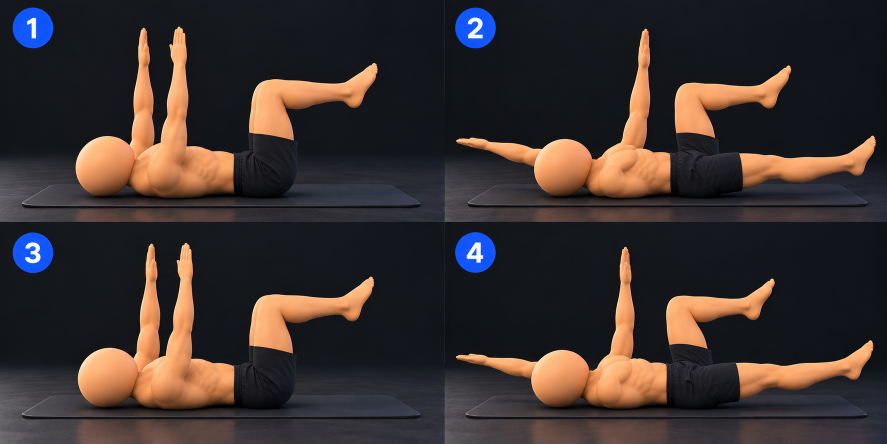
#> input picture assets/exercises/Dead Bug.png, 1774 x 887 px (shown at 1/2 size); its folder holds 4 pictures in this run
$ python shrink_exercise_images.py
#> lines starting #> are read from the running program, lines starting #| are printed output that depends on the picture
#!/usr/bin/env python3
"""
Exercise Image Optimization Script for Vyayama
1. Backs up original PNGs to git-ignored assets/exercises_originals/
2. Converts PNGs to WebP (quality 80, max width 1080px)
3. Updates references in exercises.json, exercise.dart, tests, and CSV
"""

import os
import shutil
import json
import re
from PIL import Image

def main():
    repo_root = os.path.abspath(os.path.join(os.path.dirname(__file__), '..'))
    exercises_dir = os.path.join(repo_root, 'assets', 'exercises')
    backup_dir = os.path.join(repo_root, 'assets', 'exercises_originals')

    os.makedirs(backup_dir, exist_ok=True)

    png_files = [f for f in sorted(os.listdir(exercises_dir)) if f.lower().endswith('.png')]
    print(f"Found {len(png_files)} PNG files to optimize in {exercises_dir}")

    total_orig_bytes = 0
    total_webp_bytes = 0
    conversion_log = []

    for fname in png_files:
        png_path = os.path.join(exercises_dir, fname)
        backup_path = os.path.join(backup_dir, fname)

        # 1. Back up original if not already backed up
        if not os.path.exists(backup_path):
            shutil.copy2(png_path, backup_path)

        orig_size = os.path.getsize(png_path)
        total_orig_bytes += orig_size

        # 2. Convert to WebP
        base_name = os.path.splitext(fname)[0]
        webp_path = os.path.join(exercises_dir, f"{base_name}.webp")

        with Image.open(png_path) as img:
#> img is the input picture: PIL image 1774x887 RGB; mean R, G, B 59.1, 49.2, 47
            orig_w, orig_h = img.size
#> orig_w = 1774; orig_h = 887
            target_img = img

            if orig_w > 1080:
                scale = 1080.0 / orig_w
#> scale = 0.609
                new_h = int(round(orig_h * scale))
#> new_h = 540
                target_img = img.resize((1080, new_h), Image.Resampling.LANCZOS)
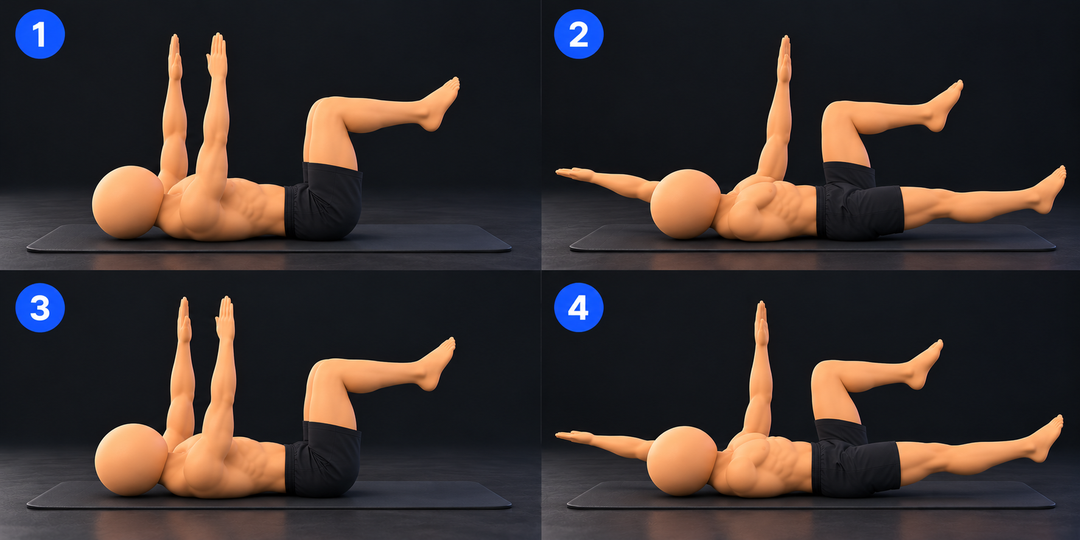
#> target_img: PIL image 1080x540 RGB; mean R, G, B 59, 49.2, 47

            # Preserve transparency if RGBA/LA or palette with transparency
            target_img.save(webp_path, 'WEBP', quality=80, method=6)

        webp_size = os.path.getsize(webp_path)
        total_webp_bytes += webp_size
        savings_pct = (1.0 - (webp_size / orig_size)) * 100.0

        conversion_log.append({
            'file': fname,
            'orig_size': orig_size,
            'webp_size': webp_size,
            'savings_pct': savings_pct,
        })

        # Remove the PNG from assets/exercises now that it is converted & backed up
        os.remove(png_path)
#> pass 2 of the loop in main, `for fname in png_files:`:
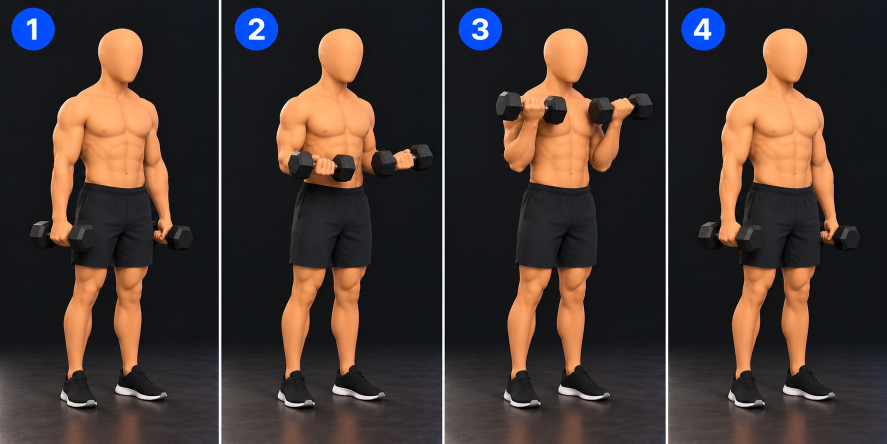
#> input picture assets/exercises/Dumbbell Biceps Curl.png, 1774 x 887 px (shown at 1/2 size)
#> in main, img is the input picture: PIL image 1774x887 RGB; mean R, G, B 66.1, 53.1, 48.1
#> in main, `target_img = img.resize((1080, new_h), Image.Resampling.LANCZOS)`:
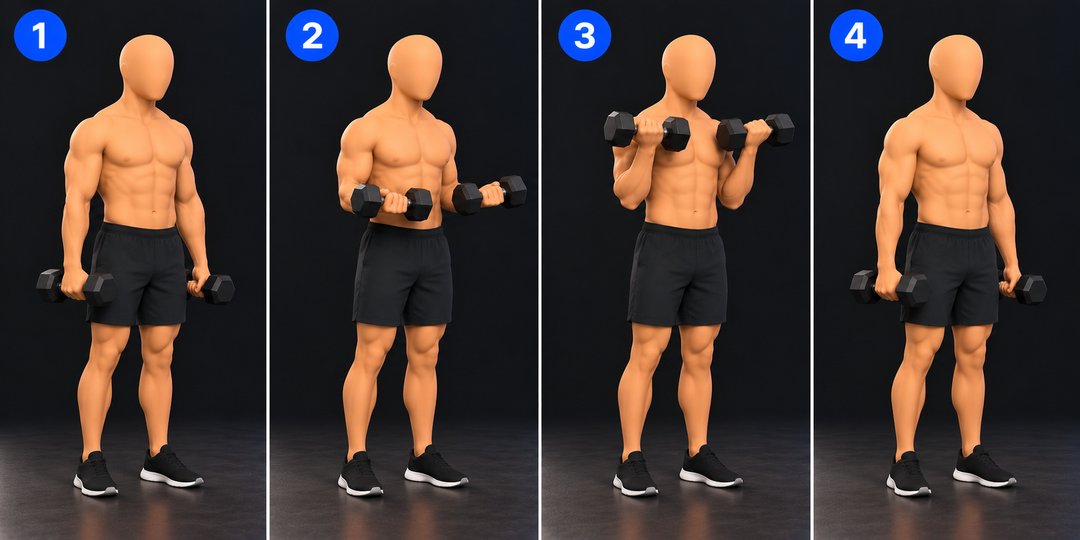
#> target_img: PIL image 1080x540 RGB; mean R, G, B 66.1, 53.1, 48.1
#> pass 3 of the loop in main, `for fname in png_files:`:
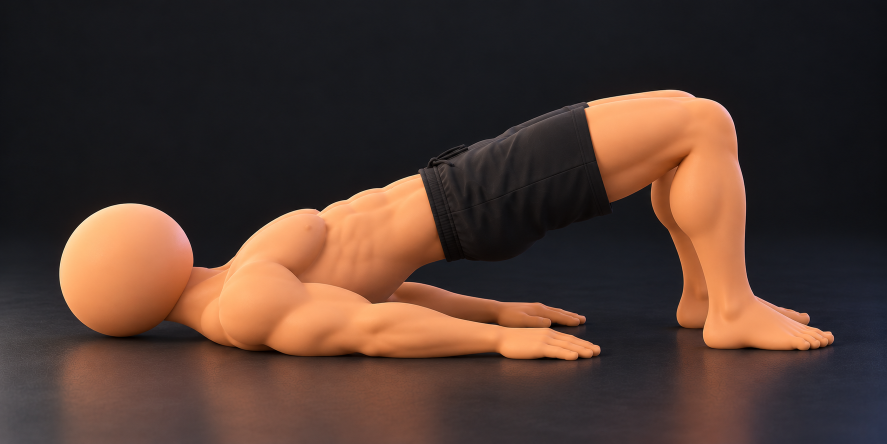
#> input picture assets/exercises/Glute Bridge.png, 1774 x 887 px (shown at 1/2 size)
#> in main, img is the input picture: PIL image 1774x887 RGB; mean R, G, B 77.8, 56.2, 47.8
#> in main, `target_img = img.resize((1080, new_h), Image.Resampling.LANCZOS)`:
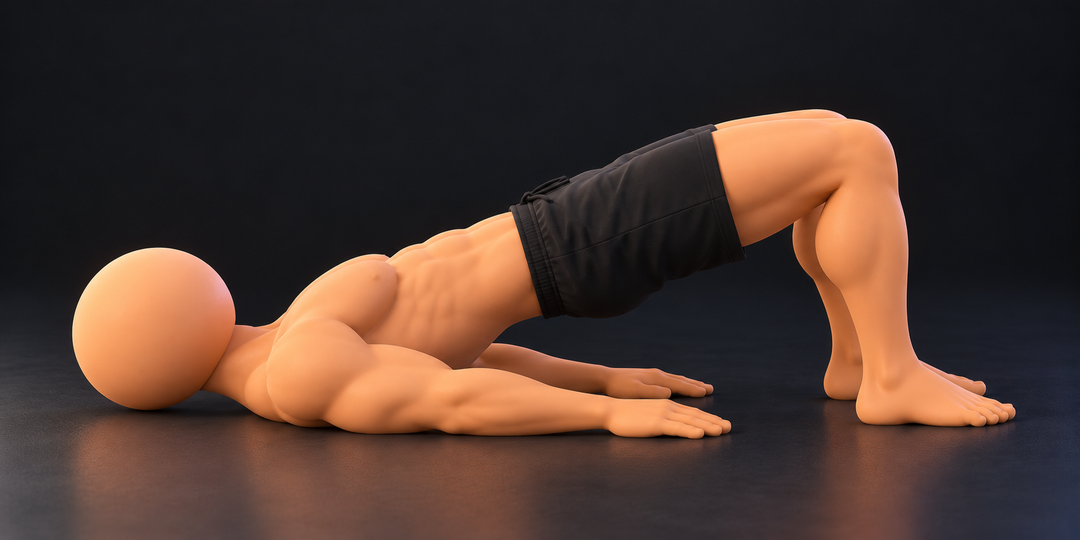
#> target_img: PIL image 1080x540 RGB; mean R, G, B 77.8, 56.2, 47.8
#> the loop made 4 passes; the first 3 are shown

    print(f"\nConverted {len(png_files)} PNGs to WebP:")
    print(f"  Before: {total_orig_bytes / (1024 * 1024):.2f} MB ({total_orig_bytes:,} bytes)")
    print(f"  After:  {total_webp_bytes / (1024 * 1024):.2f} MB ({total_webp_bytes:,} bytes)")
    total_savings = (1.0 - (total_webp_bytes / total_orig_bytes)) * 100.0
    print(f"  Net Reduction: {total_savings:.1f}% saved! ({(total_orig_bytes - total_webp_bytes) / (1024 * 1024):.2f} MB freed)")

    # 3. Update assets/data/exercises.json
    json_path = os.path.join(repo_root, 'assets', 'data', 'exercises.json')
#> (the run stopped early here; a loop or call above may not have finished)
